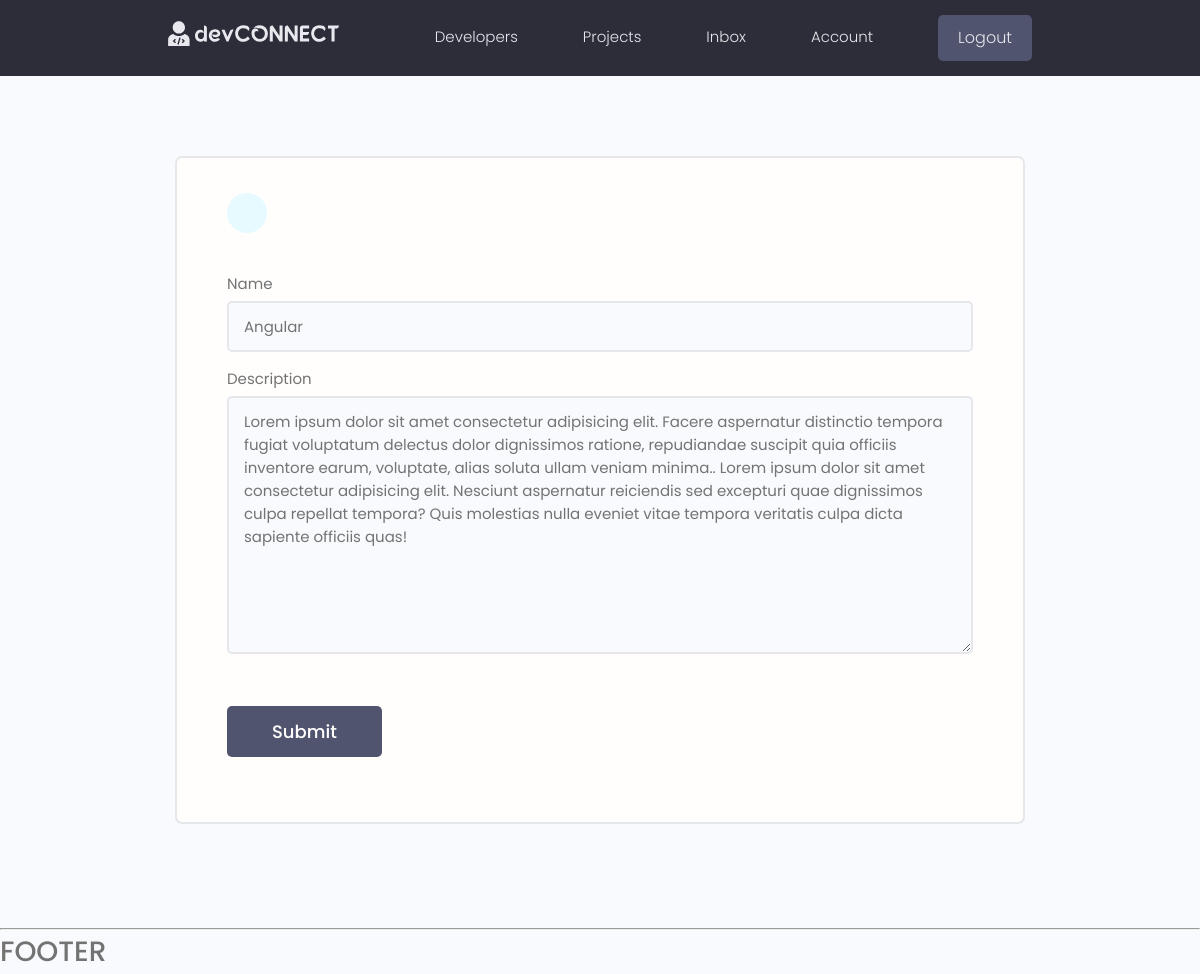
Page /edit-skill/7b106ff6-d094-412d-9f0b-05b0430e567e (signed in) on the committed database.
### users/models.py (models this page shows, shortened)
class Skill(models.Model):
    owner = models.ForeignKey(Profile, on_delete=models.CASCADE, blank=True, null=True)
    name = models.CharField(max_length=200, blank=True, null=True)
    description = models.TextField(blank=True, null=True)
    created = models.DateTimeField(auto_now_add=True)
    id = models.UUIDField(default=uuid.uuid4, unique=True, primary_key=True, editable=False)

### users/views.py (the view)
# urls.py: path('edit-skill/<str:pk>', views.updateSkill, name="edit-skill"),
@login_required(login_url="login")
def updateSkill(request, pk):
    profile = request.user.profile
    skill = profile.skill_set.get(id=pk)
    form = SkillForm(instance=skill)
    if request.method == "POST":
        form = SkillForm(request.POST, instance=skill)
        if form.is_valid():
            form.save()
            return redirect('account')
    context={'form':form}
    return render(request, 'users/skill_form.html', context)

### users/forms.py
class SkillForm(ModelForm):
    class Meta:
        model = Skill
        fields = '__all__'
        exclude = ['owner']
    def __init__(self, *args, **kwargs):
        super(SkillForm, self).__init__(*args, **kwargs)
        for name, field in self.fields.items():
            field.widget.attrs.update(
                {'class' : 'input'},
            )

### users/templates/users/skill_form.html (shortened to what this page needs)
{% extends 'main.html' %}
{% block content %}
<main class="formPage my-xl">
    <div class="content-box">
        <div class="formWrapper">
            <a class="backButton" href="{% url 'account' %}"></a>
            <br>
            <form class="form" method="POST" autocomplete="off">
                {% for field in form %}
                <div class="form__field">
                    <label for="formInput#text">{{field.label}}</label>
                    {{field}}
                </div>
                {% endfor %}
                <input class="btn btn--sub btn--lg  my-md" type="submit" value="Submit" />
            </form>
        </div>
    </div>
</main>
{% endblock content %}

### static/styles/app.css (style rules this page uses)
:root { --color-sub: #2d2d39; }
.btn--sub { background-color: var(--color-sub-light); }
.content-box { width: 95%; max-width: 85rem; margin: 0 auto; }
.backButton { background: var(--color-main-light); color: var(--color-main); width: 4rem; height: 4rem; display: flex; align-items: center; justify-content: center; border-radius: 50%; }
.formPage .formWrapper { list-style: none; background: var(--color-white); padding: 3.5rem 5rem; border: 2px solid var(--color-light); border-radius: 0.7rem; }

### static/uikit/styles/modules/_variables.css (style rules this page uses)
:root { --color-main: #5aa5b9; --color-main-light: #e6faff; --color-sub: #3f4156; --color-sub-light: #51546e; --color-sub-lighter: #ededfd; --color-text: #737373; --color-gray: #8b8b8b; --color-light: #e5e7eb; --color-light-gray: #767676; --color-bg: #f8fafd; --color-white: #fffefd; --color-white-light: #f3f3f3; --color-success: #359e64; --color-success-bg: #def8e8; --color-error: #fc4b0b; --color-error-bg: #fff2ee; --font-base: 'Poppins', arial, helvetica, 'Segoe UI', roboto, ubuntu, sans-serif; --font-monospace: 'Fira Code', 'Courier New', courier, monospace; --font-regular: 300; --font-medium: 500; --font-bold: 700; --generic-shadow: 1px 1px 5px #00000010; --generic-transition: all 0.3s ease-in-out; }

### static/uikit/styles/modules/_base.css (style rules this page uses)
* { margin: 0; padding: 0; box-sizing: border-box; text-rendering: optimizeLegibility; color: inherit; font-size: inherit; }
html { font-size: 50%; }
@media only screen and (min-width: 480px) { html { font-size: 56.25%; } }
@media only screen and (min-width: 1200px) { html { font-size: 62.5%; } }
body { line-height: 1.6; font-weight: 400; font-size: 1.5rem; color: var(--color-text); background-color: var(--color-bg); min-height: 100vh; }

### static/uikit/styles/modules/_typography.css (style rules this page uses)
* { font-family: var(--font-base); }
a { padding-bottom: 2px; text-decoration: none; display: inline-block; color: var(--color-main); font-weight: var(--font-medium); }

### static/uikit/styles/modules/_utilities.css (style rules this page uses)
.my-md { margin: 3rem auto; }
.my-xl { margin: 8rem auto; }

### static/uikit/styles/modules/_button.css (style rules this page uses)
.btn { display: inline-block; position: relative; cursor: pointer; background-color: var(--color-light); font-weight: var(--font-medium); color: var(--color-sub); text-decoration: none; padding: 1rem 2rem; border-radius: 0.5rem; border: none; width: -webkit-fit-content; width: -moz-fit-content; width: fit-content; height: -webkit-fit-content; height: -moz-fit-content; height: fit-content; font-size: 1.6rem; outline-width: 0; outline-color: transparent; -webkit-backface-visibility: hidden; backface-visibility: hidden; transition: all 0.3s ease-in-out; }
.btn--sub { background-color: var(--color-sub); color: var(--color-white); }
.btn--lg { font-size: 1.8rem; padding: 1.2rem 4.5rem; }

### static/uikit/styles/modules/_form.css (style rules this page uses)
.form { display: block; }
.form__field { margin-top: 1.5rem; margin-bottom: 1.5rem; }
.form__label, .form__field > label { display: block; margin-bottom: 0.5rem; color: var(--color-text); }
input.input[type='text'], input.input[type='email'], input.input[type='password'], input.input[type='number'], textarea.input { min-width: 24rem; width: 100%; padding: 1.2rem 1.5rem; border-radius: 0.5rem; border: 2px solid var(--color-light); transition: all 0.3s ease-in-out; background-color: var(--color-bg); }

### rows in the picture
Skill: form "Angular" "Lorem ipsum dolor sit amet consectetur adipisicing elit. Facere aspernatur distinctio tempora fugiat voluptatum delectus dolor dignissimos ratione, repudiandae suscipit quia officiis inventore earum, voluptate, alias soluta ullam veniam minima.. Lorem ipsum dolor sit amet consectetur adipisicing elit. Nesciunt aspernatur reiciendis sed excepturi quae dignissimos culpa repellat tempora? Quis molestias nulla eveniet vitae tempora veritatis culpa dicta sapiente officiis quas!"

### other values in the picture
{{ field.label }} "Name" "Description"
